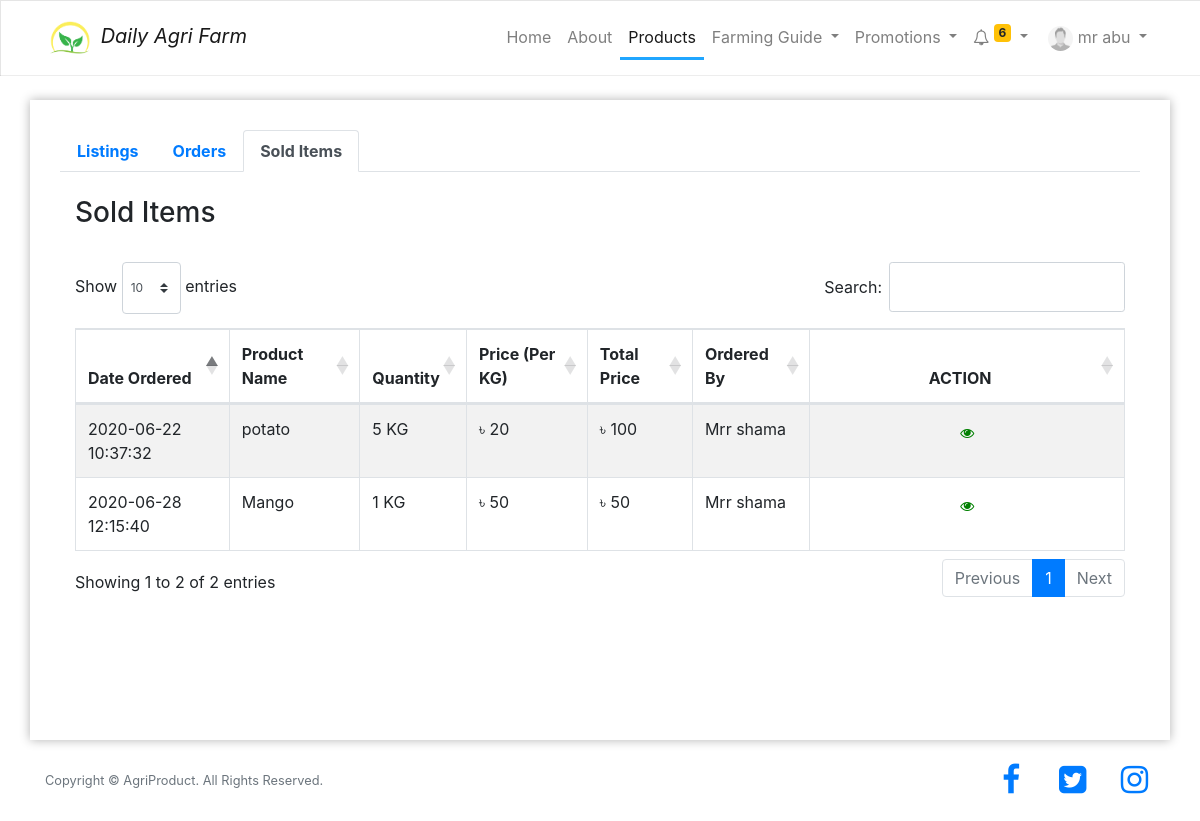
The page /agrifarm/farmer/sold-orders.php (signed in) on the database its author committed.
### tables this page shows
CREATE TABLE `users` (
  `id` int(11) NOT NULL,
  `email` varchar(200) NOT NULL,
  `password` varchar(200) NOT NULL,
  `firstname` varchar(200) DEFAULT NULL,
  `lastname` varchar(200) DEFAULT NULL,
  `phone` varchar(200) DEFAULT NULL,
  `role` int(11) NOT NULL,
  `address` varchar(200) DEFAULT NULL,
  `zipcode` int(11) DEFAULT NULL,
  `country` varchar(100) DEFAULT NULL,
  `state` varchar(100) DEFAULT NULL,
  `profile_pic` varchar(250) DEFAULT NULL,
  `member_since` datetime NOT NULL DEFAULT current_timestamp()
);

CREATE TABLE `order_item` (
  `id` int(11) NOT NULL,
  `order_no` varchar(200) NOT NULL,
  `order_date` datetime NOT NULL DEFAULT current_timestamp(),
  `product_id` int(100) NOT NULL,
  `product` varchar(100) NOT NULL,
  `seller_id` int(100) NOT NULL,
  `qty` int(100) NOT NULL,
  `priceperkg` int(100) NOT NULL,
  `totalprice` int(100) NOT NULL,
  `buyer_id` int(100) NOT NULL,
  `card` varchar(100) DEFAULT NULL,
  `name_on_card` varchar(200) DEFAULT NULL,
  `card_no` bigint(200) DEFAULT NULL,
  `exp_date` date DEFAULT NULL,
  `cvv` int(11) DEFAULT NULL,
  `status` int(11) NOT NULL DEFAULT 0,
  `notify` int(11) NOT NULL DEFAULT 0
);

### agrifarm/session.php (called while the page is built, shortened)
<?php
	include '../conn.php';
	$sql = "SELECT * FROM users WHERE id = '".$_SESSION['user']."'";
	$query = $conn->query($sql);
	$user = $query->fetch_assoc();
?>

### agrifarm/farmer/sold-orders.php (the view, shortened to what this page needs)
<?php
  include '../session.php';
?>
<!DOCTYPE html>
<html lang="en">
<head>
    <link rel="stylesheet" href="https://stackpath.bootstrapcdn.com/font-awesome/4.7.0/css/font-awesome.min.css">
    <link rel="stylesheet" href="https://maxcdn.bootstrapcdn.com/bootstrap/4.4.1/css/bootstrap.min.css">
    <link rel="stylesheet" href="https://cdnjs.cloudflare.com/ajax/libs/twitter-bootstrap/4.1.3/css/bootstrap.css">
    <link rel="stylesheet" type="text/css" href="https://cdn.datatables.net/1.10.20/css/dataTables.bootstrap4.min.css">
    <link rel="stylesheet" href="../css/custom.css">
</head>
<header class="header">
<nav class="navbar navbar-expand-lg navbar-light bg-light" style="box-shadow: inset 1px 1px 0 rgba(0,0,0,.1), inset 0 -1px 0 rgba(0,0,0,.07); ">
  <div class="container">
      <a class="navbar-brand" href="index.php" style="font-style: italic;">
        <img src="../images/logo.png" alt="logo" width="50px" height="50px">
        Daily Agri Farm
      </a>
  <div class="collapse navbar-collapse" id="navbarNav">
    <ul class="nav navbar-nav ml-auto">
      <li class="nav-item">
        <a class="nav-link" href="index.php">Home <span class="sr-only">(current)</span></a>
      </li>
      <li class="nav-item">
        <a class="nav-link" href="about.php">About</a>
      </li>
      <li class="nav-item active">
        <a class="nav-link" href="all-order.php">Products</a>
      </li>
      <li class="nav-item dropdown">
        <a class="nav-link dropdown-toggle" href="#" id="navbarDropdown" role="button" data-toggle="dropdown" aria-haspopup="true" aria-expanded="false">
              Farming Guide
        </a>
      </li>
      <li class="nav-item dropdown">
        <a class="nav-link dropdown-toggle" href="#" id="navbarDropdown" role="button" data-toggle="dropdown" aria-haspopup="true" aria-expanded="false">
              Promotions
        </a>
      </li>
      <li class="nav-item dropdown">
        <a class="nav-link dropdown-toggle" href="#" id="navbarDropdown" role="button" data-toggle="dropdown" aria-haspopup="true" aria-expanded="false">
          <i class="fa fa-bell-o"></i>
          <?php
          $sql = "SELECT * FROM order_item WHERE seller_id = '".$user['id']."' AND status =1 ORDER BY order_date desc";
          $query = $conn->query($sql);
          $num_notifications = mysqli_num_rows($query);
          if (!mysqli_num_rows($query)) {
            echo '';
          }
          else {
          ?>
            <sup class="badge badge-warning"><?php echo $num_notifications; ?></sup>
          <?php
            }
          ?>
        </a>
      </li>
      <?php
        $photo = $user["profile_pic"];
        if($photo != "")
        {
          $img = $user["profile_pic"];
        }
        else
        {
          $img = "profile.jpg";
        }
      ?>
      <li class="nav-item dropdown">
        <a class="nav-link dropdown-toggle" href="#" id="navbarDropdown" role="button" data-toggle="dropdown" aria-haspopup="true" aria-expanded="false">
          <img src="../images/<?php echo $img; ?>" alt="" class="img-circle" style="border-radius: 50%;width: 25px; height: 25px;" /> <?php echo $user['firstname'], " ", $user['lastname']; ?>
        </a>
      </li>
    </ul>
  </div>
</nav>
</header>
<body>
<br>
<?php
  $sql2 = "SELECT * FROM order_item WHERE seller_id = '".$_SESSION['user']."'  AND status = '2'";
  $query2 = $conn->query($sql2);
?>
<div class="container" style="min-height: 80vh;padding: 30px;box-shadow: 0 0 10px rgb(0,0,0,0.3);">
  <ul class="nav nav-tabs" role="tablist">
    <li class="nav-item">
      <a class="nav-link" href="all-order.php" style="font-weight: bold;">Listings</a>
    </li>
    <li class="nav-item">
      <a class="nav-link" href="orders.php" style="font-weight: bold;">Orders</a>
    </li>
    <li class="nav-item">
      <a class="nav-link active" href="sold-orders.php" style="font-weight: bold;">Sold Items</a>
    </li>
  </ul>
    <div class="tab-content">
    <div id="menu2" class="container tab-pane active"><br>
      <h3>Sold Items</h3><br>
      <div class="table-responsive">
        <table id="example2" class="table table-striped table-bordered" style="width:100%">
              <thead>
                  <tr>
                      <th>Date Ordered</th>
                      <th>Product Name</th>
                      <th>Quantity</th>
                      <th>Price (Per KG)</th>
                      <th>Total Price</th>
                      <th>Ordered By</th>
                      <th class="text-center" width="30%">ACTION</th>
                  </tr>
              </thead>
              <tbody>
              <?php
                while ($row2 = $query2->fetch_assoc()) {
                  $s2 = "SELECT * FROM users WHERE id = '".$row2["buyer_id"]."' ";
                  $q2 = $conn->query($s2);
                  while ($r2 =  $q2->fetch_assoc()) {
                    $buyer1 = $r2["firstname"]. " ". $r2['lastname'];
                  }
                  echo '
                      <tr>
                        <td>'.$row2["order_date"].'</td>
                        <td>'.$row2["product"].'</td>
                        <td>'.$row2["qty"].' KG</td>
                        <td>৳ '.$row2["priceperkg"].'</td>
                        <td>৳ '.$row2["totalprice"].'</td>
                        <td>'.$buyer1.'</td>
                        <td class="text-center">
                          <a href="view-sold-item.php?id='.$row2["id"].'" title="View Post">
                            <button class="btn btn-sm btn-flat"><i class="fa fa-eye" style="color:green"></i></button>
                          </a>
                        </td>
                      </tr>
                  ';
              }
              ?>
              </tbody>
          </table>
      </div>
  </div>
  </div>
</div>
<br>
<?php include '../footer.php'; ?>
</body>
</html>

### agrifarm/css/custom.css (style rules this page uses)
body { min-height: 100vh; }
li.nav-item.active { border-bottom: 3px solid #20a6ff; }
.bg-light { background-color: #fff!important; }
.tab-content { overflow: hidden; }

### rows shown on the page
users: firstname "mr", lastname "abu"
order_item: order_date "2020-06-22 10:37:32", product "potato", qty "5", priceperkg "20", totalprice "100", users.firstname+lastname "Mrr shama"
order_item: order_date "2020-06-28 12:15:40", product "Mango", qty "1", priceperkg "50", totalprice "50", users.firstname+lastname "Mrr shama"

### other values the page prints
$num_notifications "6"
